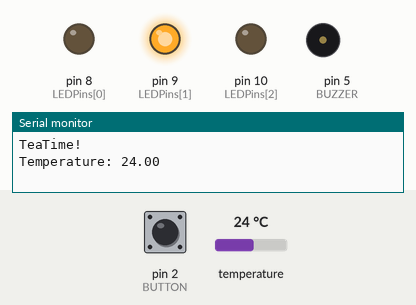
Simulated run of this sketch. Board: Arduino Uno, built with avr-gcc and run on an emulated ATmega328P. Shown: output pins drawn as LEDs (lit = HIGH), buzzer (waves = sounding), the last lines printed to the serial monitor. The inputs (shaded band) are chosen by the test bench; at power-on: pin 2 (BUTTON) LOW, temperature 24 °C.

Above: at 1.7 s.
1.8 s: pin 2 (BUTTON) pulled HIGH for 2.15 s
At 2.7 s:
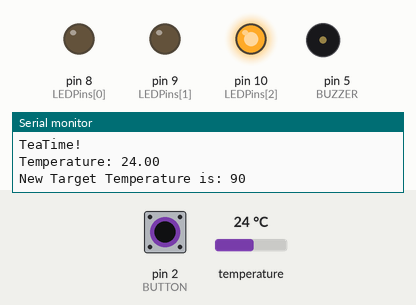
5.4 s: pin 2 (BUTTON) pulled HIGH for 2.15 s
At 6.7 s:
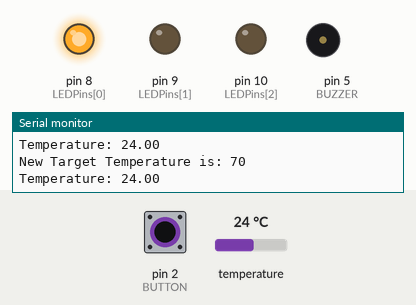
Timing chart, 0 to 8.4 s (numbered marks = the images above; inputs shaded):
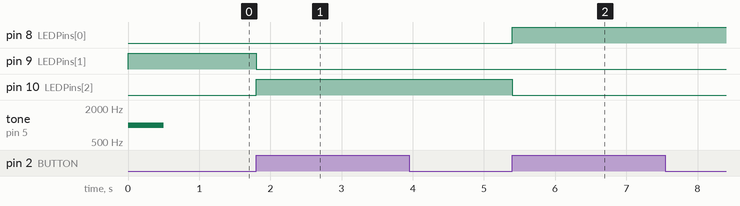

The sketch:

TheGreenTeaMachine.ino
```cpp
#include <DallasTemperature.h>
#include <OneWire.h>

#define ONE_WIRE_BUS 6
#define BUTTON 2
#define BUZZER 5

#define WAITING_FOR_THRESHOLD 0
#define WAITING_FOR_TARGET_TEMP 1

int LEDPins[] = { 8, 9, 10 };
int temps[] = { 70, 80, 90 };
int availableTemps = 3;

int targetTemp = 1; // 80 Degree default
int state;

unsigned int previousTime = 0, prellTime = 500;

OneWire oneWire(ONE_WIRE_BUS);
DallasTemperature sensors(&oneWire);

void setup() {
  pinMode(BUTTON, INPUT);
  digitalWrite(BUTTON, LOW);
  attachInterrupt(digitalPinToInterrupt(BUTTON), buttonPressed, HIGH);

  for (int i = 0; i < availableTemps; i++) {
    pinMode(LEDPins[i], OUTPUT);
  }

  setTempLeds();

  Serial.begin(9600);
  Serial.println("TeaTime!");

  pinMode(BUZZER, OUTPUT);
  playSound(1000, 500);
  sensors.begin();

  // start with waiting for threshold temperature
  state = WAITING_FOR_THRESHOLD;
}

void loop() {
  float actualTemp = getTemperature();
  Serial.print("Temperature: ");
  Serial.println(actualTemp);

  // activate on passing threshold
  if (state == WAITING_FOR_THRESHOLD && actualTemp > temps[targetTemp]) {
    state = WAITING_FOR_TARGET_TEMP;
  }

  // blink while waiting for target temperature
  if (state == WAITING_FOR_TARGET_TEMP ) {
    toggleTargetTempLED();
    delay(500);
  } else {
    delay(1000);
  }

  // target temp reached
  if (state == WAITING_FOR_TARGET_TEMP && actualTemp <= temps[targetTemp]) {
    state = WAITING_FOR_THRESHOLD;
    do {
      for(int i=500; i<=1000; i=i+100) {
        playSound(i, 100);
      }
      for(int i=10; i>0; i--) {
          toggleTargetTempLED();
          delay(250);
      }
  } while(getTemperature() > (temps[targetTemp] - 5) );
    setTempLeds();
  }
}

float getTemperature() {
    sensors.requestTemperatures();
    return sensors.getTempCByIndex(0);
}

void toggleTargetTempLED() {
    digitalRead(LEDPins[targetTemp]) == HIGH ? digitalWrite(LEDPins[targetTemp], LOW) : digitalWrite(LEDPins[targetTemp], HIGH);
}

void buttonPressed() {
  int buttonState = digitalRead(BUTTON);
  if ( buttonState == 1 && (millis() - previousTime) > prellTime ) {
    previousTime = millis();
    targetTemp++;
    if (targetTemp > availableTemps - 1) {
      targetTemp = 0;
    }
    Serial.print("New Target Temperature is: ");
    Serial.println(temps[targetTemp]);
    setTempLeds();
  }
}

void setTempLeds() {
  for (int i = 0; i < availableTemps; i++) {
    if (i == targetTemp) {
      digitalWrite(LEDPins[i], HIGH);
    } else {
      digitalWrite(LEDPins[i], LOW);
    }
  }
}

void playSound(int herz, int duration) {
  tone(BUZZER, herz);
  delay(duration);
  noTone(BUZZER);
}
```

Measured:
- after the input at 1.8 s, pin 9 (LEDPins[1]): HIGH → LOW at once; pin 10 (LEDPins[2]): LOW → HIGH at once
- after the input at 5.4 s, pin 8 (LEDPins[0]): LOW → HIGH at once; pin 10 (LEDPins[2]): HIGH → LOW at once
